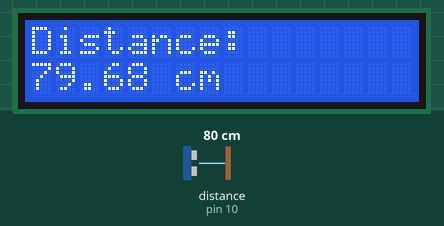
Simulated run of this sketch. Board: Arduino Uno, built with avr-gcc and run on an emulated ATmega328P. Shown: 16×2 character LCD. Wiring (inferred from the names in the program): ultrasonic range finder: trigger pin 9; echo pin 10. The inputs (shaded band) are chosen by the test bench; at power-on: distance to the obstacle (sensor on pin 10) 80 cm. The echo pulse lasts 58.3 µs per cm; what the sketch prints to the serial monitor is not drawn.

Above: at 3.2 s.
3.3 s: distance to the obstacle (sensor on pin 10) set to 2 cm
At 5.0 s:
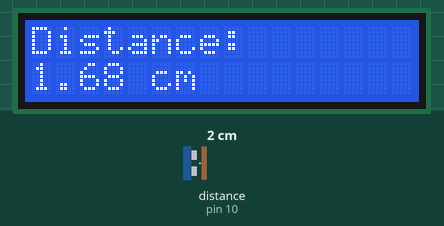
5.7 s: distance to the obstacle (sensor on pin 10) set to 4 cm
At 6.1 s:
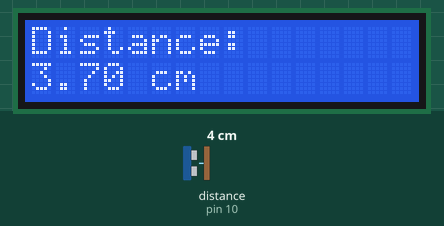
7.2 s: distance to the obstacle (sensor on pin 10) set to 35 cm
At 9.8 s:
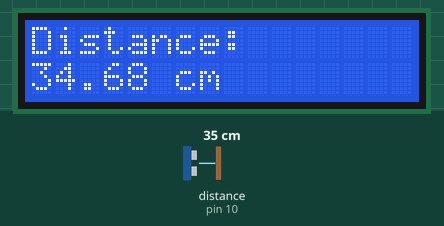
Timing chart, 0 to 11.3 s (numbered marks = the images above; inputs shaded):
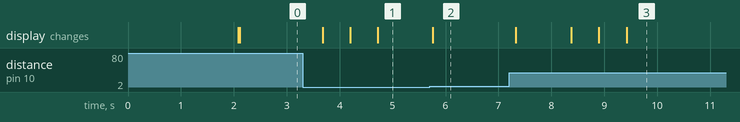

The sketch:

ultrasonic_distance_meter.ino
```cpp
#include <Wire.h>
#include <LiquidCrystal_I2C.h>

#define TRIG_PIN 9
#define ECHO_PIN 10

LiquidCrystal_I2C lcd(0x27, 16, 2);

long duration;
float distance;

void setup() {

  pinMode(TRIG_PIN, OUTPUT);
  pinMode(ECHO_PIN, INPUT);

  Serial.begin(9600);

  lcd.init();
  lcd.backlight();

  lcd.setCursor(0, 0);
  lcd.print("Distance Meter");

  delay(2000);
  lcd.clear();
}

void loop() {

  // Send ultrasonic pulse
  digitalWrite(TRIG_PIN, LOW);
  delayMicroseconds(2);

  digitalWrite(TRIG_PIN, HIGH);
  delayMicroseconds(10);

  digitalWrite(TRIG_PIN, LOW);

  // Read echo pulse
  duration = pulseIn(ECHO_PIN, HIGH);

  // Calculate distance
  distance = duration * 0.0343 / 2;

  // LCD Display
  lcd.setCursor(0, 0);
  lcd.print("Distance:");

  lcd.setCursor(0, 1);
  lcd.print(distance);
  lcd.print(" cm   ");

  // Serial Monitor Display
  Serial.print("Distance: ");
  Serial.print(distance);
  Serial.println(" cm");

  delay(500);
}
```

Measured:
- after the input at 3.3 s, the display: changes after 0.38 s (image 1)
- after the input at 5.7 s, the display: changes after 0.06 s (image 2)
- after the input at 7.2 s, the display: first changes after 0.13 s (image 3 shows a later state)
